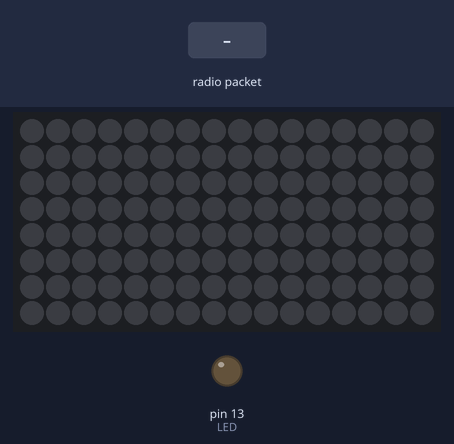
The sketch below on a simulated Arduino Uno, built with avr-gcc and run on an emulated ATmega328P. On the bench: 16×8 RGB LED matrix (first LED top left, wired row by row), output pins drawn as LEDs (lit = HIGH). The inputs (shaded band) are chosen by the test bench. Dim RGB values are drawn brighter than linear; no radio packets arrive unless stated; pins used as bus, display or sensor lines are not drawn.

Above: at 1.3 s.
1.4 s: radio packet "5" arrives
At 2.7 s:
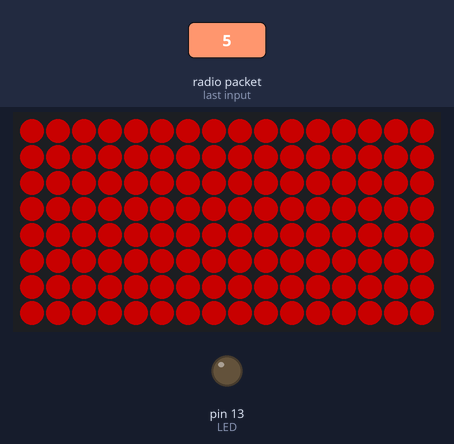
Timing chart, 0 to 4.4 s (numbered marks = the images above; inputs shaded):
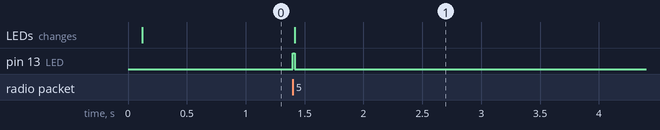

Measured:
- after the input at 1.4 s, pin 13 (LED): LOW → HIGH at once, → LOW 0.02 s later; the LEDs: change at once (image 1)

The sketch:

RX_real.ino
```cpp
#include <gamma.h>
#include <Adafruit_GFX.h>
#include <Adafruit_NeoMatrix.h>
#include <Adafruit_NeoPixel.h>
#include <stdio.h>
#include <stdlib.h>
#include <string.h>
#ifndef PSTR
 #define PSTR // Make Arduino Due happy
#endif

// Feather9x_RX
// -*- mode: C++ -*-
// Example sketch showing how to create a simple messaging client (receiver)
// with the RH_RF95 class. RH_RF95 class does not provide for addressing or
// reliability, so you should only use RH_RF95 if you do not need the higher
// level messaging abilities.
// It is designed to work with the other example Feather9x_TX

#include <SPI.h>
#include <RH_RF95.h>

// for Feather32u4 RFM9x
#define RFM95_CS 8
#define RFM95_RST 4
#define RFM95_INT 7


// Change to 434.0 or other frequency, must match RX's freq!
#define RF95_FREQ 915.0

// unique id for this sign
int myId = 1;
char* myIdString = "1";

// Singleton instance of the radio driver
RH_RF95 rf95(RFM95_CS, RFM95_INT);

// Blinky on receipt
#define LED 13

Adafruit_NeoMatrix matrix = Adafruit_NeoMatrix(8, 8, 2, 1, 10,
  NEO_TILE_TOP + NEO_TILE_LEFT + NEO_TILE_ROWS + NEO_TILE_ZIGZAG,
  NEO_GRB + NEO_KHZ800);

const uint16_t colors[] = {
  matrix.Color(255, 0, 0), matrix.Color(0, 255, 0), matrix.Color(255, 255, 0), matrix.Color(255, 255, 255) };


void start_radio()
{
  pinMode(LED, OUTPUT);
  pinMode(RFM95_RST, OUTPUT);
  digitalWrite(RFM95_RST, HIGH);

//  while (!Serial) {
//    delay(1);
//  }
//
  delay(100);

  // manual reset
  digitalWrite(RFM95_RST, LOW);
  delay(10);
  digitalWrite(RFM95_RST, HIGH);
  delay(10);

  while (!rf95.init()) {
    Serial.println("LoRa radio init failed");
    Serial.println("Uncomment '#define SERIAL_DEBUG' in RH_RF95.cpp for detailed debug info");
    while (1);
  }
  //Serial.println("LoRa radio init OK!");

  // Defaults after init are 434.0MHz, modulation GFSK_Rb250Fd250, +13dbM
  if (!rf95.setFrequency(RF95_FREQ)) {
    Serial.println("setFrequency failed");
    while (1);
  }

  rf95.setTxPower(23, false);
}

void start_matrix()
{
  matrix.begin();
  matrix.setTextWrap(false);
  matrix.setBrightness(100);
  matrix.setTextColor(colors[0]);
  matrix.fillScreen(0);
  matrix.show();
}

void setup()
{
  start_radio();
  start_matrix();
  //Serial.begin(115200);
}


struct radio_packet {
  int id = 0;
  int color = 0;
  int speed_limit = 0;
};


struct radio_packet parse_message(char* recieved) {
  // format for update string: 123456 01_0_25
  struct radio_packet packet;

  char *token, *subtoken, *saveptr1, *saveptr2;

  token = strtok_r(recieved, " ", &saveptr1);
  packet.id = atoi(token);

  token = strtok_r(NULL, " ", &saveptr1);

  while(token != NULL)
  {
//    Serial.print("Token: ");
//    Serial.println(token);
    subtoken = strtok_r(token, "_", &saveptr2);
    if (atoi(subtoken) == myId) {
      char* col = strtok_r(NULL, "_", &saveptr2);
      packet.color = atoi(col);
//      Serial.print("Color: ");
//      Serial.println(col);

      char* speedLim = strtok_r(NULL, "_", &saveptr2);
//      Serial.print("SpeedLim: ");
//      Serial.println(speedLim);
//      Serial.println();
      packet.speed_limit = atoi(speedLim);
      return packet;

    }

    token = strtok_r(NULL, " ", &saveptr1);
  }


  return packet;
}

void updateSign(int color, int speed_limit) {

  matrix.setTextColor(colors[color]);
//  Serial.print("speed limit: ");
//  Serial.println(speed_limit);
  if (speed_limit != 0) {
    matrix.fillScreen(0);
    matrix.setCursor(2, 1);
    char speedLimString[3];
    itoa(speed_limit, speedLimString, 10);
    matrix.print(speedLimString[0]);
    matrix.setCursor(9, 1);
    matrix.print(speedLimString[1]);
  } else {
    matrix.fillScreen(colors[color]);
  }

  matrix.show();
}


void loop()
{

  if (rf95.available())
  {
    uint8_t buf[RH_RF95_MAX_MESSAGE_LEN];
    uint8_t len = sizeof(buf);

    if (rf95.recv(buf, &len))
    {
      digitalWrite(LED, HIGH);
      struct radio_packet packet = parse_message((char*)buf);

      updateSign(packet.color, packet.speed_limit);

////      char packetID[7];
////      itoa(packet.id, packetID, 10);
//      char* respond = "Sign 1 has recieved ok";
//      rf95.send((uint8_t *)respond, strlen(respond) + 1);
//      delay(100);
//      rf95.waitPacketSent();

      digitalWrite(LED, LOW);
    }
    else
    {
      Serial.println("Receive failed");
    }
  }
}
```
